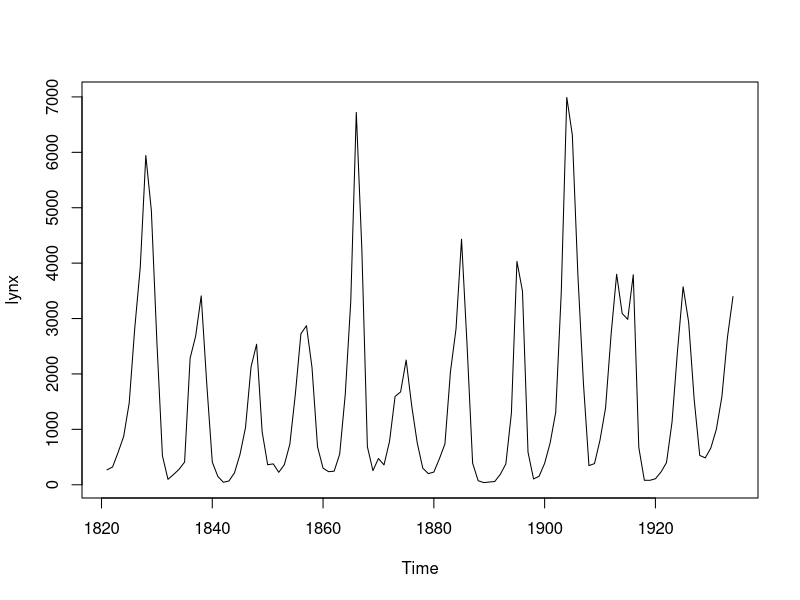
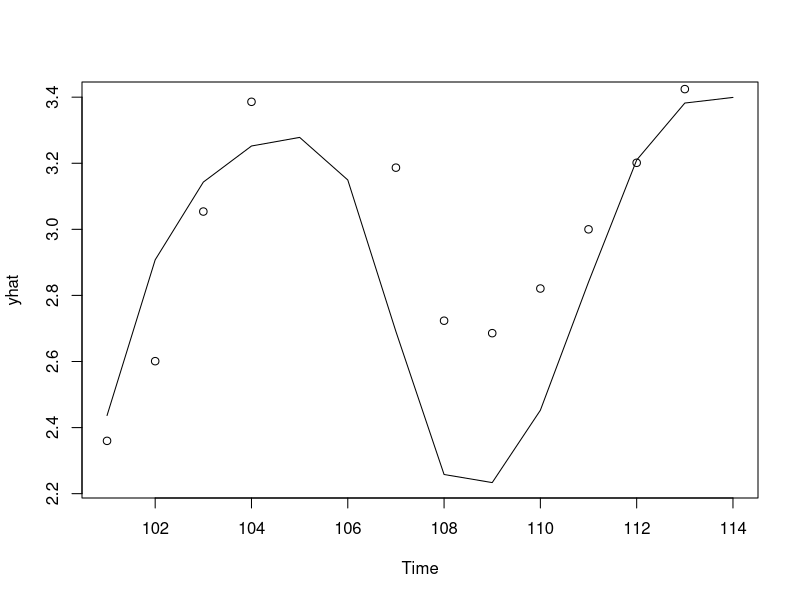

Reproduce these figures in R, in order. (Note: this script raises an error after producing the figures.)
metrics = function(f, y){
  mse = mean((f-y)^2)
  rmse = sqrt(mse)
  mae = mean(abs(f - y))
  mape = mean(abs((f - y) / y)) * 100
  u1 = sqrt(sum((f-y)^2)) / sqrt(sum(y^2))
  fsq = sqrt(mean(f^2))
  ysq = sqrt(mean(y^2))
  u2 = rmse / (fsq+ysq)
  return (list(mse=mse, rmse=rmse, mae=mae, mape=mape, u1=u1, u2=u2))
}

plot(lynx)
data = log10(lynx)

ntrain = 100
ytrain = data[1:ntrain]
ytest = data[(ntrain+1):length(data)]

# Fit an ar model to train data
lynx.ar = ar(ytrain)
lynx.ar

predictions = predict(lynx.ar, n.ahead=14)
yhat = predictions$pred
yhat

metrics(yhat, ytest)

ts.plot(yhat)
points(101:114,ytest)

# fit a neural network to data
library("forecast", lib.loc="/Library/Frameworks/R.framework/Versions/3.5/Resources/library")
nnfit = nnetar(window(data, end=1920), p=2, size=10, decay=0.05, maxit=150)
nnpred = forecast(nnfit, h=14, model=nnfit)$mean
plot(forecast(nnfit, h=14))
metrics(nnpred, ytest)
